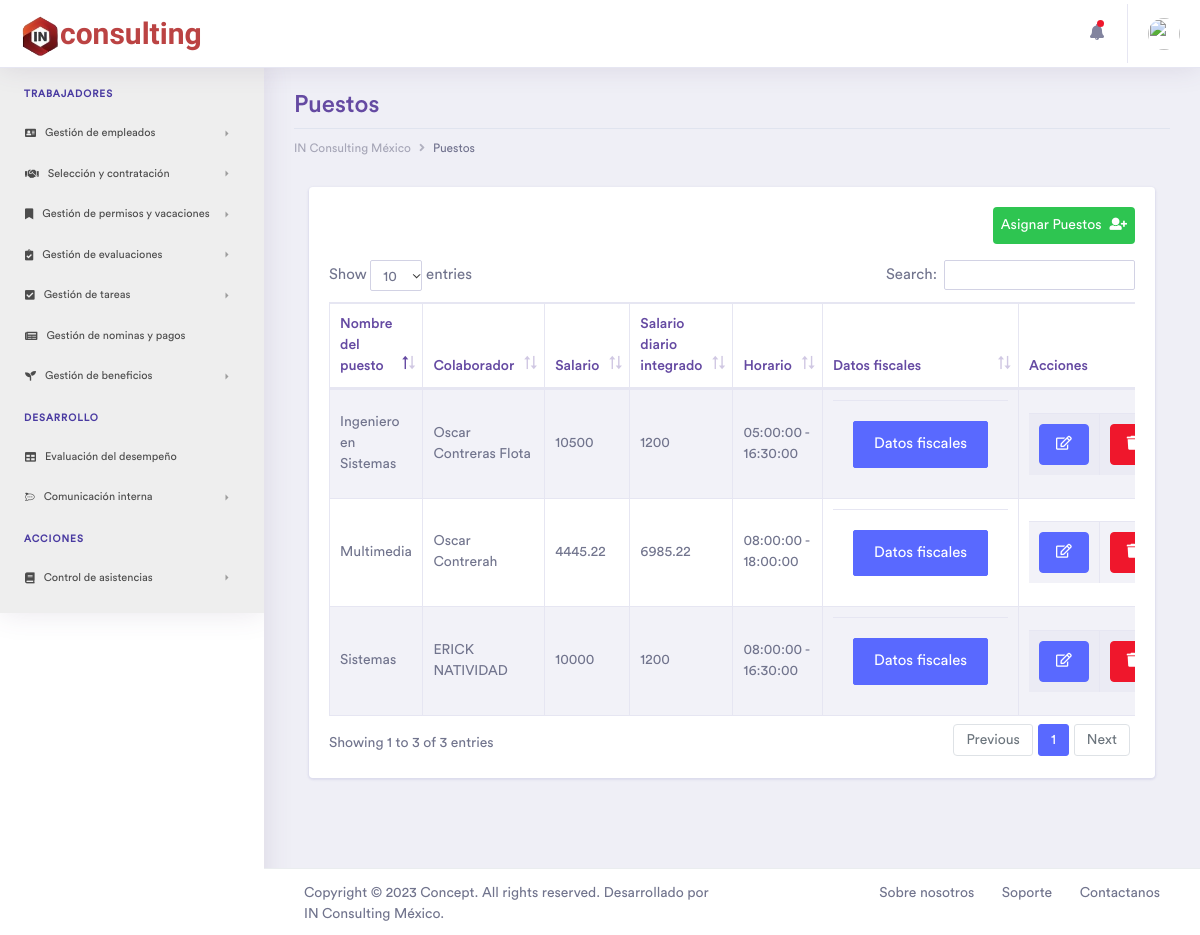
The app's page /Puestos with its own data.
### tables this page shows
CREATE TABLE `puesto` (
  `idPuesto` int(11) NOT NULL,
  `namePuesto` varchar(45) NOT NULL,
  `salario` float NOT NULL,
  `salario_integrado` float NOT NULL,
  `Empleados_idEmpleados` int(11) NOT NULL,
  `Departamentos_idDepartamentos` int(11) NOT NULL,
  `horario_entrada` time NOT NULL DEFAULT '09:00:00',
  `horario_salida` time NOT NULL DEFAULT '18:00:00',
  `status` int(11) NOT NULL DEFAULT 1
);

CREATE TABLE `empleados` (
  `idEmpleados` int(11) NOT NULL,
  `name` varchar(45) NOT NULL,
  `lastname` varchar(45) NOT NULL,
  `genero` varchar(1) NOT NULL,
  `fNac` date NOT NULL,
  `phone` varchar(15) NOT NULL,
  `email` varchar(45) NOT NULL,
  `identificacion` varchar(45) NOT NULL,
  `NSS` varchar(15) NOT NULL,
  `RFC` varchar(15) NOT NULL,
  `street` varchar(45) NOT NULL,
  `numE` varchar(5) NOT NULL,
  `numI` varchar(5) DEFAULT NULL,
  `colonia` varchar(45) NOT NULL,
  `CP` varchar(8) NOT NULL,
  `municipio` varchar(30) NOT NULL,
  `estado` varchar(45) NOT NULL,
  `status` int(1) NOT NULL DEFAULT 1,
  `fecha_contratado` timestamp NOT NULL DEFAULT current_timestamp()
);

### controller/plantilla.controlador.php (called while the page is built)
<?php
Class ControladorPlantilla{
	public function ctrTraerPlantilla(){
		include "view/plantilla.php";
	}
}

### index.php (called while the page is built)
<?php
require_once "controller/plantilla.controlador.php";
require_once "controller/formularios.controlador.php";
require_once "model/formularios.modelo.php";
$plantilla = new ControladorPlantilla();
$plantilla -> ctrTraerPlantilla();

### controller/formularios.controlador.php (called while the page is built, shortened)
<?php
class ControladorFormularios{
	static public function ctrVerPuestos($item, $valor){
		$tabla = "puesto";
		$respuesta = ModeloFormularios::mdlVerTabla($tabla, $item, $valor);
		return $respuesta;
	}
}

### model/conexion.php (called while the page is built)
<?php
class Conexion{
  static public function conectar(){
    $link = new PDO("mysql:host=localhost;dbname=inrh",
                  "root",
                  "");
    $link->exec("set names utf8");
    return $link;
  }
}

### model/formularios.modelo.php (called while the page is built, shortened)
<?php
require_once "conexion.php";
class ModeloFormularios{
	static public function mdlVerTabla($tabla, $item, $valor){
		if ($item == null && $valor == null) {
			if ($tabla == "puesto") {
				$sql = "SELECT * FROM $tabla
				JOIN empleados ON empleados.idEmpleados = $tabla.Empleados_idEmpleados
				JOIN departamentos ON $tabla.Departamentos_idDepartamentos = departamentos.idDepartamentos
				WHERE $tabla.status = 1;";
			}elseif ($tabla == "vacantes") {
				$sql = "SELECT * FROM $tabla
				JOIN departamentos ON $tabla.Departamentos_idDepartamentos = departamentos.idDepartamentos
				WHERE $tabla.status = 1;";
			}
			$stmt = Conexion::conectar()->prepare($sql);
			$stmt->execute();
			return $stmt -> fetchAll();
		}else{
			$sql = "SELECT * FROM $tabla WHERE $item = :$item";
			$stmt = Conexion::conectar()->prepare($sql);
			$stmt->bindParam(":".$item, $valor, PDO::PARAM_STR);
			$stmt->execute();
			return $stmt -> fetch();
		}
	}
}

### view/pages/Puestos.php (the view, shortened to what this page needs)
<?php $puestos = ControladorFormularios::ctrVerPuestos(null, null); ?>
<div class="container-fluid dashboard-content ">
	<div class="row">
		<div class="col-xl-12 col-lg-12 col-md-12 col-sm-12 col-12">
			<div class="page-header">
				<h2 class="pageheader-title">Puestos</h2>
				<div class="page-breadcrumb">
					<nav aria-label="breadcrumb">
						<ol class="breadcrumb">
							<li class="breadcrumb-item"><a href="Inicio" class="breadcrumb-link">IN Consulting México</a></li>
							<li class="breadcrumb-item active" aria-current="page">Puestos</li>
						</ol>
					</nav>
				</div>
			</div>
		</div>
	</div>
	<div class="ecommerce-widget">
		<div class="col-xl-12 col-lg-12 col-md-12 col-sm-12 col-12">
			<div class="card">
				<div class="card-body">
					<a href="CrearPuestos" class="btb btn-success p-2 rounded mb-3 float-right">
						Asignar Puestos<i class="fas fa-user-plus ml-2"></i>
					</a>
					<div class="table-responsive">
						<table id="Departamentos" class="table table-striped table-bordered first" style="width:100%">
							<thead>
								<tr>
									<th width="43%">Nombre del puesto</th>
									<th width="43%">Colaborador</th>
									<th width="43%">Salario</th>
									<th width="43%">Salario diario integrado</th>
									<th width="43%">Horario</th>
									<th width="43%">Datos fiscales</th>
									<th>Acciones</th>
								</tr>
							</thead>
							<tbody>
								<?php foreach ($puestos as $key => $puesto): ?>
									<tr>
										<td><?php echo $puesto['namePuesto'] ?></td>
										<td><?php echo $puesto['name']." ".$puesto['lastname'] ?></td>
										<td><?php echo $puesto['salario'] ?></td>
										<td><?php echo $puesto['salario_integrado'] ?></td>
										<td><?php echo $puesto['horario_entrada']." - ".$puesto['horario_salida']?></td>
										<td>
											<div class="card-body border-top">
												<button type="button" class="btn btn-lg btn-primary" data-toggle="popover" data-placement="top" data-html="true"
													title="Datos fiscales"
													data-content="<strong>RFC:</strong> <?php echo strtoupper($puesto['RFC']) ?><br><strong>NSS:</strong> <?php echo strtoupper($puesto['NSS']) ?><br><strong>CP:</strong> <?php echo strtoupper($puesto['CP']) ?>">
													Datos fiscales
											</button>
											</div>
                    </td>
										<td>
											<table>
												<tr>
													<td>
														<form method="POST" action="EditarDepto">
															<button type="submit" class="btn btn-primary rounded btn-block"><i class="far fa-edit"></i></button>
														</form>
													</td>
													<td>
														<form method="POST" action="EliminarDepto">
															<button type="submit" class="btn btn-danger rounded btn-block"><i class="fas fa-trash"></i></button>
														</form>
													</td>
												</tr>
											</table>
										</td>
									</tr
								<?php endforeach ?>>
							</tbody>
						</table>
					</div>
				</div>
			</div>
		</div>
	</div>
</div>

### view/plantilla.php (shortened to what this page needs)
<!doctype html>
<html lang="es">
<head>
	<link rel="stylesheet" href="assets/vendor/bootstrap/css/bootstrap.min.css">
	<link href="assets/vendor/fonts/circular-std/style.css" rel="stylesheet">
	<link rel="stylesheet" href="assets/libs/css/style.css">
	<link rel="stylesheet" href="assets/vendor/fonts/fontawesome/css/fontawesome-all.css">
	<link rel="stylesheet" href="assets/vendor/charts/chartist-bundle/chartist.css">
	<link rel="stylesheet" href="assets/vendor/charts/morris-bundle/morris.css">
	<link rel="stylesheet" href="assets/vendor/fonts/material-design-iconic-font/css/materialdesignicons.min.css">
	<link rel="stylesheet" href="assets/vendor/charts/c3charts/c3.css">
	<link rel="stylesheet" href="assets/vendor/fonts/flag-icon-css/flag-icon.min.css">
	<link rel="stylesheet" type="text/css" href="assets/vendor/datatables/css/dataTables.bootstrap4.css">
	<link rel="stylesheet" type="text/css" href="assets/vendor/datatables/css/buttons.bootstrap4.css">
	<link rel="stylesheet" type="text/css" href="assets/vendor/datatables/css/select.bootstrap4.css">
	<link rel="stylesheet" type="text/css" href="assets/vendor/datatables/css/fixedHeader.bootstrap4.css">
    <link rel="stylesheet" href="assets/vendor/fonts/simple-line-icons/css/simple-line-icons.css">
    <link rel="stylesheet" href="assets/vendor/fonts/material-design-iconic-font/css/materialdesignicons.min.css">
    <link rel="stylesheet" href="assets/vendor/fonts/themify-icons/themify-icons.css">
</head>
<body>
	<?php
	if(isset($_GET["pagina"])){
		if($_GET["pagina"] == "Empleados" ||
			$_GET["pagina"] == "Inicio" ||
			$_GET["pagina"] == "RegistroEmpleados" ||
			$_GET["pagina"] == "InformacionLaboral" ||
			$_GET["pagina"] == "Formacion" ||
			$_GET["pagina"] == "HistorialLaboral" ||
			$_GET["pagina"] == "Departamento" ||
			$_GET["pagina"] == "CrearDepartamentos" ||
			$_GET["pagina"] == "Colaborador" ||
			$_GET["pagina"] == "Foto" ||
			$_GET["pagina"] == "Documento" ||
			$_GET["pagina"] == "EditarDepto" ||
			$_GET["pagina"] == "EliminarDepto" ||
			$_GET["pagina"] == "Puestos" ||
			$_GET["pagina"] == "CrearPuestos" ||
			$_GET["pagina"] == "Vacantes" ||
			$_GET["pagina"] == "Postulantes" ||
			$_GET["pagina"] == "somos"
		){
			echo '
		<div class="dashboard-main-wrapper">';
		include "pages/navs/navbar.php";
		include "pages/navs/sidenav.php";
		echo'
		<div class="dashboard-wrapper">
		<div class="dashboard-ecommerce">';
		include "pages/".$_GET["pagina"].".php";
	}elseif ($_GET["pagina"] == "Postulacion") {
		include "pages/Vacantes/".$_GET["pagina"].".php";
	}else{
		include "pages/404-page.html";
	}
	}
	include "pages/navs/footer.php";
?>
</div>
</div>
</div>
</body>
</html>

### view/pages/navs/navbar.php (shortened to what this page needs)
<div class="dashboard-header">
	<nav class="navbar navbar-expand-lg bg-white fixed-top">
		<a class="navbar-brand rambla" href="Inicio"><img src="assets/images/logo.png" width="40px" height="auto">consulting</a>
		<div class="collapse navbar-collapse " id="navbarSupportedContent">
			<ul class="navbar-nav ml-auto navbar-right-top">
				<li class="nav-item dropdown notification">
					<a class="nav-link nav-icons" href="#" id="navbarDropdownMenuLink1" data-toggle="dropdown" aria-haspopup="true" aria-expanded="false"><i class="fas fa-fw fa-bell"></i> <span class="indicator"></span></a>
				</li>
				<li class="nav-item dropdown nav-user">
					<a class="nav-link nav-user-img" href="#" id="navbarDropdownMenuLink2" data-toggle="dropdown" aria-haspopup="true" aria-expanded="false"><img src="assets/images/avatar-1.jpg" alt="" class="user-avatar-md rounded-circle"></a>
				</li>
			</ul>
		</div>
	</nav>
</div>

### view/pages/navs/sidenav.php (shortened to what this page needs)
<div class="nav-left-sidebar">
	<div class="menu-list">
		<nav class="navbar navbar-expand-lg sidebar-dark">
			<div class="collapse navbar-collapse" id="navbarNav">
				<ul class="navbar-nav flex-column">
					<li class="nav-divider">
						Trabajadores
					</li>
					<li class="nav-item">
						<a class="nav-link" href="#" data-toggle="collapse" aria-expanded="false" data-target="#submenu-1" aria-controls="submenu-1"><i class="fas fa-address-card"></i>Gestión de empleados</a>
					</li>
					<li class="nav-item">
						<a class="nav-link" href="#" data-toggle="collapse" aria-expanded="false" data-target="#submenu-2" aria-controls="submenu-2"><i class="fas fa-handshake"></i>Selección y contratación</a>
					</li>
					<li class="nav-item">
						<a class="nav-link" href="#" data-toggle="collapse" aria-expanded="false" data-target="#submenu-10" aria-controls="submenu-10"><i class="fas fa-bookmark"></i>Gestión de permisos y vacaciones</a>
					</li>
					<li class="nav-item">
						<a class="nav-link" href="#" data-toggle="collapse" aria-expanded="false" data-target="#submenu-3" aria-controls="submenu-3"><i class="fas fa-clipboard-check"></i> Gestión de evaluaciones</a>
					</li>
					<li class="nav-item">
						<a class="nav-link" href="#" data-toggle="collapse" aria-expanded="false" data-target="#submenu-4" aria-controls="submenu-4"><i class=" fas fa-check-square"></i>Gestión de tareas</a>
					</li>
					<li class="nav-item">
						<a class="nav-link" href="#"><i class="fas fa-newspaper"></i>Gestión de nominas y pagos</a>
					</li>
					<li class="nav-item">
						<a class="nav-link" href="#" data-toggle="collapse" aria-expanded="false" data-target="#submenu-6" aria-controls="submenu-6"><i class="fas fa-seedling"></i>Gestión de beneficios</a>
					</li>
					<li class="nav-divider">
						Desarrollo
					</li>
					<li class="nav-item">
						<a class="nav-link" href="Evaluación"><i class="fas fa-table"></i>Evaluación del desempeño</a>
					</li>
					<li class="nav-item">
						<a class="nav-link" href="#" data-toggle="collapse" aria-expanded="false" data-target="#submenu-8" aria-controls="submenu-8"><i class="fab fa-rocketchat"></i>Comunicación interna</a>
					</li>
					<li class="nav-divider">
						Acciones
					</li>
					<li class="nav-item">
						<a class="nav-link" href="#" data-toggle="collapse" aria-expanded="false" data-target="#submenu-11" aria-controls="submenu-11"><i class="fas fa-book"></i>Control de asistencias</a>
					</li>
				</ul>
			</div>
		</nav>
	</div>
</div>

### view/pages/navs/footer.php
<div class="footer">
    <div class="container-fluid">
        <div class="row">
            <div class="col-xl-6 col-lg-6 col-md-6 col-sm-12 col-12">
                 Copyright © 2023 Concept. All rights reserved. Desarrollado por IN Consulting México.
            </div>
            <div class="col-xl-6 col-lg-6 col-md-6 col-sm-12 col-12">
                <div class="text-md-right footer-links d-none d-sm-block">
                    <a href="somos">Sobre nosotros</a>
                    <a href="javascript: void(0);">Soporte</a>
                    <a href="javascript: void(0);">Contactanos</a>
                </div>
            </div>
        </div>
    </div>
</div>

### records on screen
puesto: namePuesto "Ingeniero en Sistemas", Empleados_idEmpleados.name "Oscar", Empleados_idEmpleados.lastname "Contreras Flota", salario "10500", salario_integrado "1200", horario_entrada "05:00:00", horario_salida "16:30:00"
puesto: namePuesto "Multimedia", Empleados_idEmpleados.name "Oscar", Empleados_idEmpleados.lastname "Contrerah", salario "4445.22", salario_integrado "6985.22", horario_entrada "08:00:00", horario_salida "18:00:00"
puesto: namePuesto "Sistemas", Empleados_idEmpleados.name "ERICK", Empleados_idEmpleados.lastname "NATIVIDAD", salario "10000", salario_integrado "1200", horario_entrada "08:00:00", horario_salida "16:30:00"
